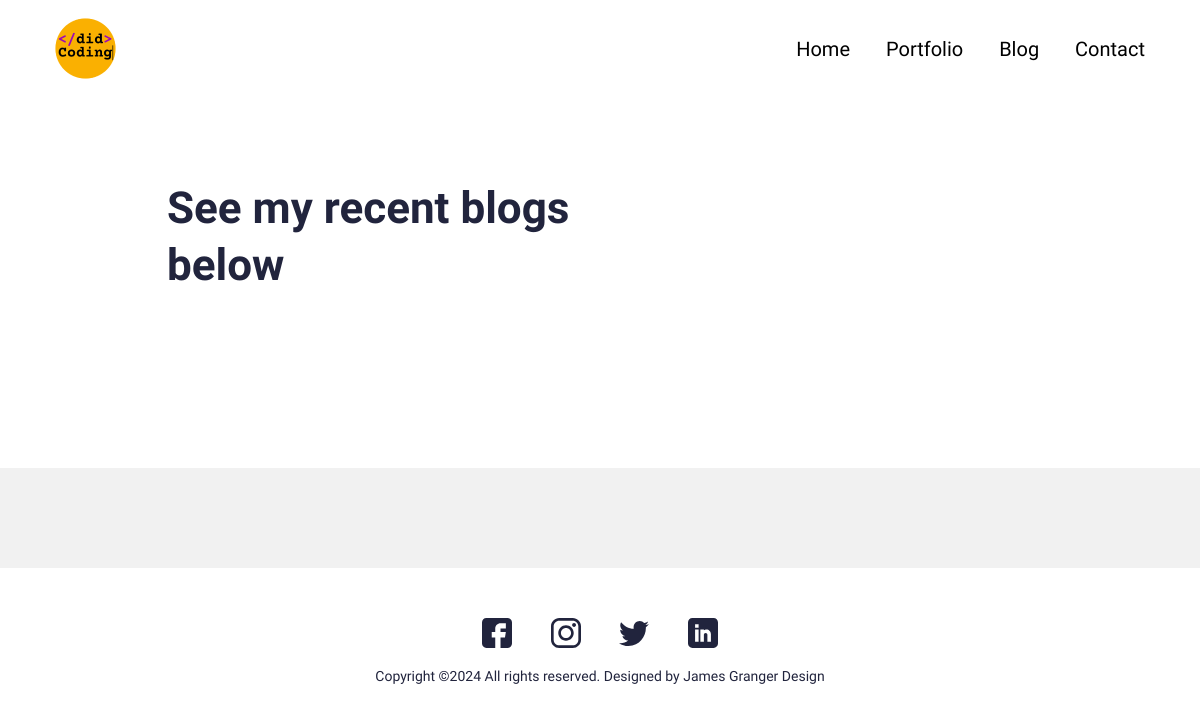
/blog/, run on an earlier commit of the app's database.
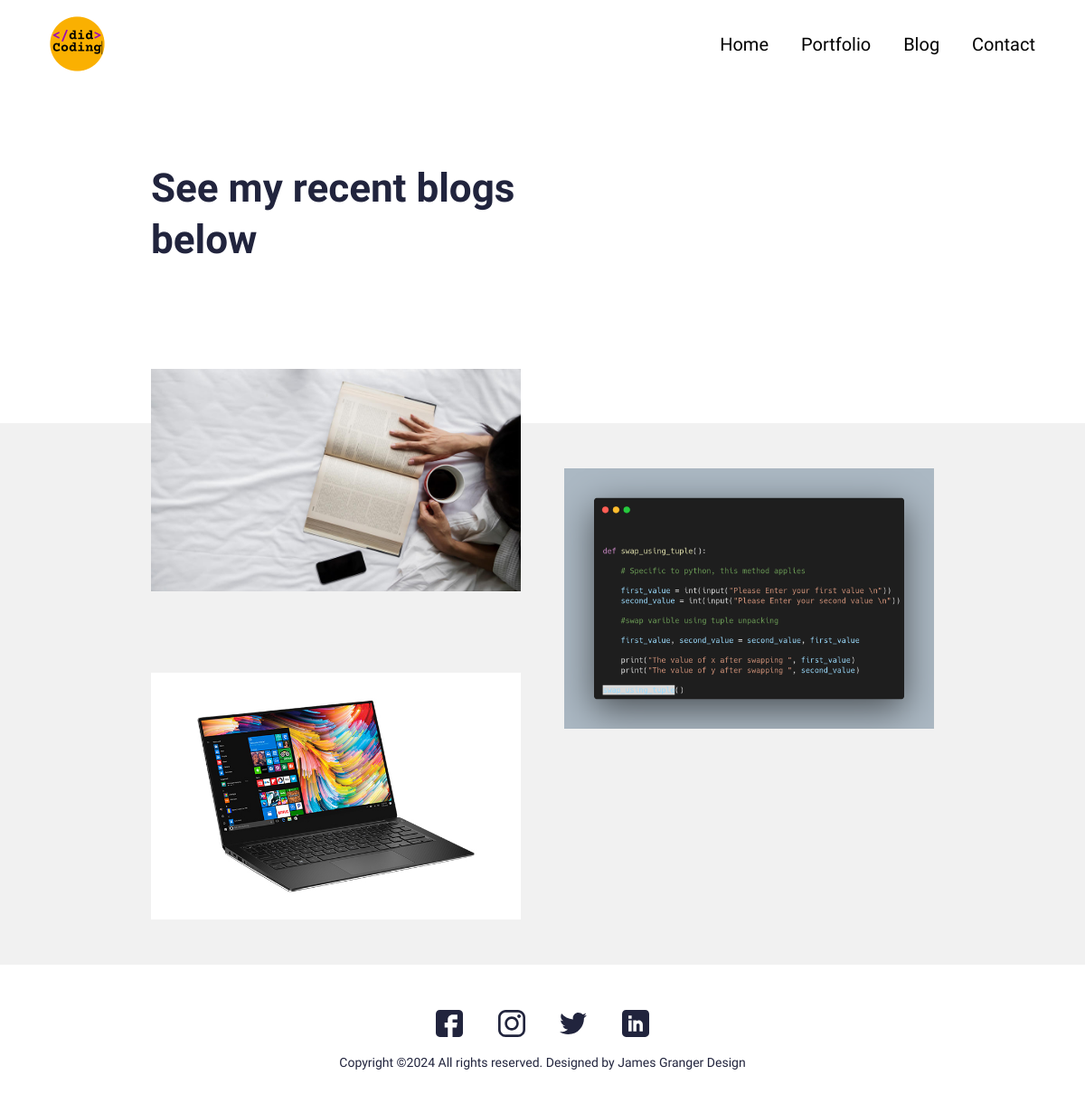
And on a later commit of the database.
### main/models.py (models this page shows, shortened)
class Blog(models.Model):
    timestamp = models.DateTimeField(null=True, blank=True)
    author = models.ForeignKey(User, on_delete = models.CASCADE, related_name = 'blog')
    name = models.CharField(max_length=200, blank=True, null = True)
    body = RichTextField(blank=True, null = True)
    image = models.ImageField(blank=True, null = True, upload_to='blog')
    slug = models.SlugField()
    is_active = models.BooleanField(default=True)
    class Meta:
        verbose_name = 'Blog'
        verbose_name_plural = 'Blog'
        ordering = ['timestamp']

### main/views.py (the view)
# urls.py: path("blog/", views.BlogListView.as_view(), name="list-blog"),
class BlogListView(generic.ListView):
    model = Blog
    template_name = 'blog.html'
    paginate_by = 10
    def get_queryset(self):
        return super().get_queryset().filter(is_active = True)

### MyResume/context_processors.py (called while the page is built)
def project_context(request):
    context = {
        'me': User.objects.first(),
    }
    return context

### templates/blog.html (shortened to what this page needs)
{% extends "base.html" %}
{% load static %}
{% block content %}
    <section>
      <div class="innerPageBannerCol">
        <div class="container">
          <div class="row g-4 g-md-3  align-items-center">
            <div class="col-md-6">
              <div class="bannerContent">
                <h1 class="xlTitle pb-md-3">See my recent blogs below</h1>
              </div>
            </div>
          </div>
        </div>
      </div>
    </section>
    <section>
      <div class="lightBg">
        <div class="container">
          <div class="portfolioContentMain">
            <div class="row g-3 g-md-4 g-lg-5 portfolioRow">
              {% for blog in object_list  %}
              <div class="col-md-6 pColMain">
                <div class="pCol">
                  <a href=" {% url 'detail-blog' blog.slug  %} ">
                    <img src=" {{blog.image.url}} " alt="..." class="pImg">
                </a>
                </div>
              </div>
              {% endfor %}
            </div>
          </div>
        </div>
      </div>
    </section>
{% endblock content %}

### templates/base.html (shortened to what this page needs)
{% load static %}
<!doctype html>
<html lang="en">
  <head>
    <link href=" {% static 'css/bootstrap.min.css' %} " rel="stylesheet">
    <link rel="stylesheet" href="https://unpkg.com/swiper@7.0.5/swiper-bundle.min.css">
    <link href=" {% static 'css/style.css' %} " rel="stylesheet">
  </head>
  <body>
    <header>
      <div class="headerCol">
        <div class="container-fluid">
          <div class="row align-items-center">
            <div class="col-auto">
              <div class="logoCol"><a href="index.html"><img src="{% static 'images/logo.png' %}" alt="..."></a></div>
            </div>
            <div class="col">
              <div class="navCollapseCol">
                <div class="navCol">
                  <ul>
                    <li><a href=" {% url "index" %} ">Home</a></li>
                    <li><a href=" {% url "list-portfolio" %} ">Portfolio</a></li>
                    <li><a href="{% url "list-blog" %}">Blog</a></li>
                    <li><a href="{% url "contact" %}">Contact</a></li>
                  </ul>
                </div>
              </div>
            </div>
          </div>
        </div>
      </div>
    </header>
    {% block content %}
    {% endblock content %}
    <footer>
        <div class="footerCol">
          <div class="container">
            <ul class="socialCol">
              <li><a href="javascript:void(0)"><img src="{% static 'images/fb.svg' %}" alt="..."></a></li>
              <li><a href="javascript:void(0)"><img src="{% static 'images/insta.svg' %}" alt="..."></a></li>
              <li><a href="javascript:void(0)"><img src="{% static 'images/twitter.svg' %}" alt="..."></a></li>
              <li><a href="javascript:void(0)"><img src="{% static 'images/linkedin.svg' %}" alt="..."></a></li>
            </ul>
            <div class="copyrightCol">
              <p>Copyright ©{% now "Y" %} All rights reserved. Designed by <a href="https://jamesgrangerdesign.co.uk/" target="_blank">James Granger Design</a></p>
            </div>
          </div>
        </div>
      </footer>
    </body>
  </html>

### static/css/style.css (style rules this page uses)
:root { --primaryColor: #9C07B6; --primaryDarkColor: #3D0048; --primaryHoverColor: #900AA8; --secondaryColor: #F9B000; --baseColor: #21243D; --baseFont: 'Heebo', sans-serif; --titleFont: 'Courier Prime', monospace; --regular: 400; --medium: 500; --bold: 700; --black: 900; --lightBg: #F1F1F1; }
html { scroll-behavior: smooth; }
body { font-family: var(--baseFont); color: var(--baseColor); line-height: normal; }
ul { margin: 0; padding: 0; list-style-type: none; }
img { max-width: 100%; }
a { color: inherit; }
a, .btn { -webkit-transition: all 300ms ease-in-out 0s; -o-transition: all 300ms ease-in-out 0s; transition: all 300ms ease-in-out 0s; text-decoration: none; }
.lightBg { background-color: var(--lightBg); }
.xlTitle { font-size: 44px; line-height: 1.3; font-weight: var(--bold); font-family: var(--titleFont) }
.headerCol { background-color: var(--bs-white); padding: 18px 0; -webkit-transition: all 300ms ease-in-out 0s; -o-transition: all 300ms ease-in-out 0s; transition: all 300ms ease-in-out 0s; position: fixed; z-index: 99; left: 0; right: 0; top: 0; }
.navCol { text-align: right; }
.navCol a { font-size: 20px; color: #000; font-weight: var(--medium); display: inline-block; position: relative; }
.navCol a::before { content: ""; position: absolute; left: 50%; right: 50%; bottom: 0; height: 2px; border-radius: 2px; background-color: var(--primaryColor); -webkit-transition: all 500ms ease-in-out 0s; -o-transition: all 500ms ease-in-out 0s; transition: all 500ms ease-in-out 0s; opacity: 0; }
.navCol li { display: inline-block; }
.navCol li + li { padding-left: 32px; }
.footerCol { padding: 50px 0; text-align: center; }
.socialCol li { display: inline-block; }
.socialCol li + li { padding-left: 35px; }
.socialCol img { max-width: 30px; max-height: 30px; -o-object-fit: contain; object-fit: contain; }
.copyrightCol { padding: 20px 0 0; font-size: 14px; }
.copyrightCol p { margin: 0; }
.innerPageBannerCol { padding: 180px 0 150px; }
.portfolioContentMain { position: relative; z-index: 1; padding: 50px 0 ; }
.pCol { height: 100%; }
.pImg { width: 100%; }
.portfolioRow .pColMain:nth-child(2n-1) .pCol { margin-top: -110px; }
@media (min-width:992px) { .container, .container-lg, .container-md, .container-sm, .container-xl, .container-xxl { max-width: 890px; } }
@media (min-width:992px) { .headerCol .container-fluid { padding-left: 30px; padding-right: 30px; } }
@media (min-width:1200px) { .headerCol .container-fluid { padding-left: 55px; padding-right: 55px; } }

What changed in the data, as far as the page shows it:
added Blog: image (picture)
added Blog: image (picture)
added Blog: image (picture)
